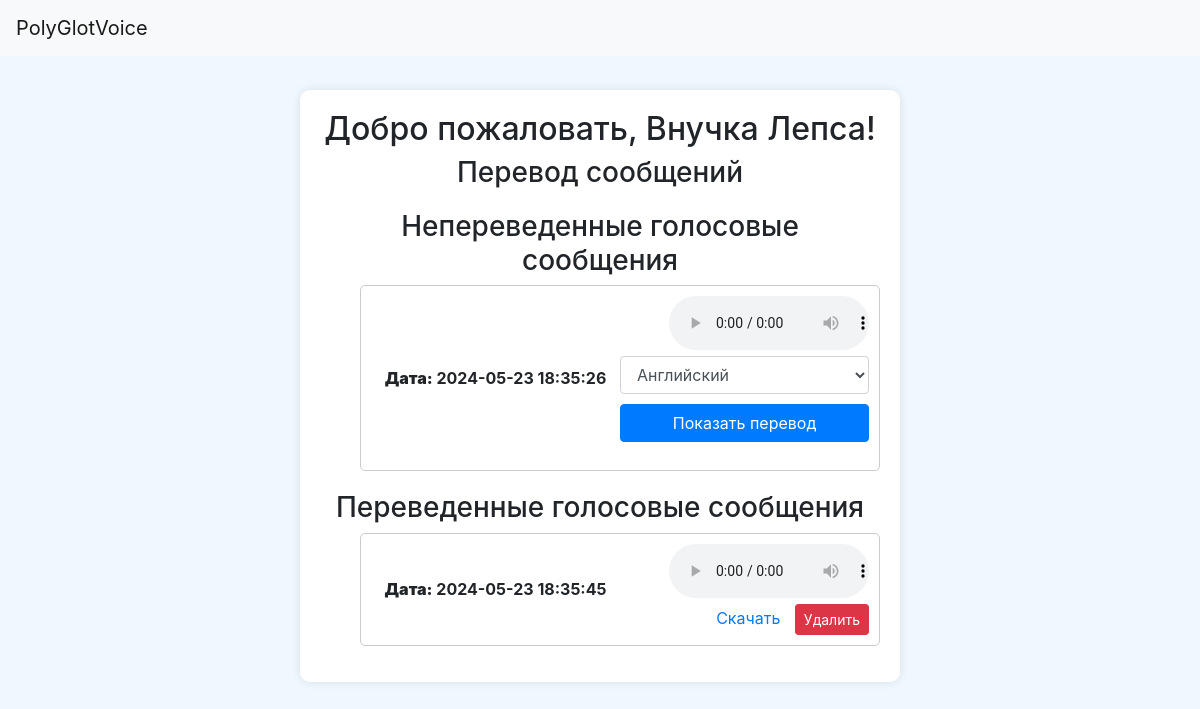
/translate (signed in), run on the app's committed database.
### models.py (models this page shows)
class User(Base):
    __tablename__ = "users"
    id = Column(Integer, primary_key=True, index=True)
    nickname = Column(String, unique=True, index=True)
    first_name = Column(String)
    last_name = Column(String)
    email = Column(String, unique=True, index=True)
    phone = Column(String, unique=True, index=True)
    hashed_password = Column(String)
    messages = relationship("Message", back_populates="owner")

class Message(Base):
    __tablename__ = "messages"
    id = Column(Integer, primary_key=True, index=True)
    user_id = Column(Integer, ForeignKey("users.id"))
    message_type = Column(String)
    content = Column(String)
    translated = Column(Boolean, default=False)
    created_at = Column(DateTime, default=func.now())
    language = Column(String)  # Новое поле для хранения языка
    owner = relationship("User", back_populates="messages")

### main.py (the view)
@app.get("/translate", response_class=HTMLResponse)
async def read_translate(request: Request, session_data: UserSession = Depends(get_session_data),
                         db: Session = Depends(get_db)):
    user = db.query(User).filter(User.id == session_data.user_id).first()
    if user is None:
        raise HTTPException(status_code=404, detail="User not found")
    untranslated_messages = db.query(Message).filter(Message.user_id == user.id, Message.message_type == 'voice',
                                                     Message.translated == False).all()
    translated_messages = db.query(Message).filter(Message.user_id == user.id, Message.message_type == 'voice',
                                                   Message.translated == True).all()
    return templates.TemplateResponse("translate.html", {
        "request": request,
        "user": user,
        "untranslated_messages": untranslated_messages,
        "translated_messages": translated_messages
    })

### templates/translate.html (shortened to what this page needs)
<!DOCTYPE html>
<html lang="ru">
<head>
    <link href="https://stackpath.bootstrapcdn.com/bootstrap/4.5.2/css/bootstrap.min.css" rel="stylesheet">
</head>
<body>
<nav class="navbar navbar-expand-lg navbar-light bg-light fixed-top">
    <a class="navbar-brand" href="#">PolyGlotVoice</a>
</nav>
<div class="content-container">
    <div class="form-container">
        <h2>Добро пожаловать, {{ user.nickname }}!</h2>
        <h3>Перевод сообщений</h3>
        <div class="message-section">
            <h3>Непереведенные голосовые сообщения</h3>
            <ul>
                {% for message in untranslated_messages %}
                    <li class="message-item">
                        <div class="message-date"><strong>Дата:</strong> {{ message.created_at }}</div>
                        <div class="message-actions">
                            <audio controls><source src="{{ message.content }}" type="audio/mpeg">Ваш браузер не поддерживает элемент audio.</audio>
                            <form class="translateForm">
                                <select name="target_language" class="form-control">
                                    <option value="en">Английский</option>
                                </select>
                                <button type="submit" class="btn btn-primary btn-custom">Показать перевод</button>
                            </form>
                        </div>
                    </li>
                {% endfor %}
            </ul>
        </div>
        <div class="message-section">
            <h3>Переведенные голосовые сообщения</h3>
            <ul>
                {% for message in translated_messages %}
                    <li class="message-item">
                        <div class="message-date"><strong>Дата:</strong> {{ message.created_at }}</div>
                        <div class="message-actions">
                            <audio controls><source src="{{ message.content }}" type="audio/mpeg">Ваш браузер не поддерживает элемент audio.</audio>
                            <a href="{{ message.content }}" download>Скачать</a>
                            <button class="btn btn-danger btn-sm delete-button" data-message-id="{{ message.id }}">Удалить</button>
                        </div>
                    </li>
                {% endfor %}
            </ul>
        </div>
    </div>
</div>
</body>
</html>

### templates/translate.html (style rules this page uses)
body { background-color: #f0f8ff; padding-top: 70px; }
.form-container { background: white; padding: 20px; border-radius: 10px; box-shadow: 0 0 10px rgba(0, 0, 0, 0.1); max-width: 600px; margin: auto; margin-top: 20px; text-align: center; }
.btn-custom { width: 100%; margin: 10px 0; }
.message-section { margin-top: 20px; }
.message-item { border: 1px solid #ccc; border-radius: 5px; padding: 10px; margin-bottom: 10px; display: flex; align-items: center; justify-content: space-between; }
.message-item div { flex: 1; }
.message-item .message-date { font-weight: bold; }
.message-item .message-actions { text-align: right; }
.message-item .message-actions a { margin-right: 10px; }
.message-item .message-actions audio { max-width: 200px; }

### data on the page
User: nickname "Внучка Лепса"
Message: created_at "2024-05-23 18:35:26"
Message: created_at "2024-05-23 18:35:45"
